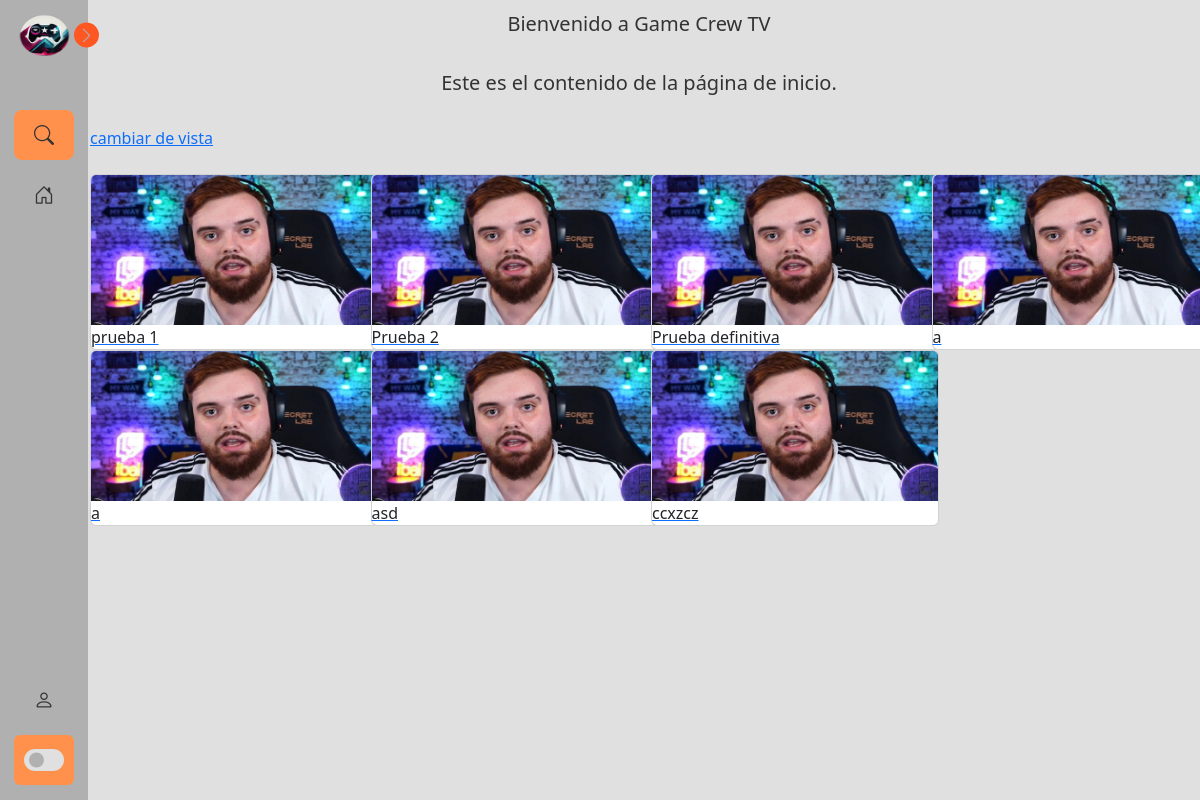
The app's page /, older data.
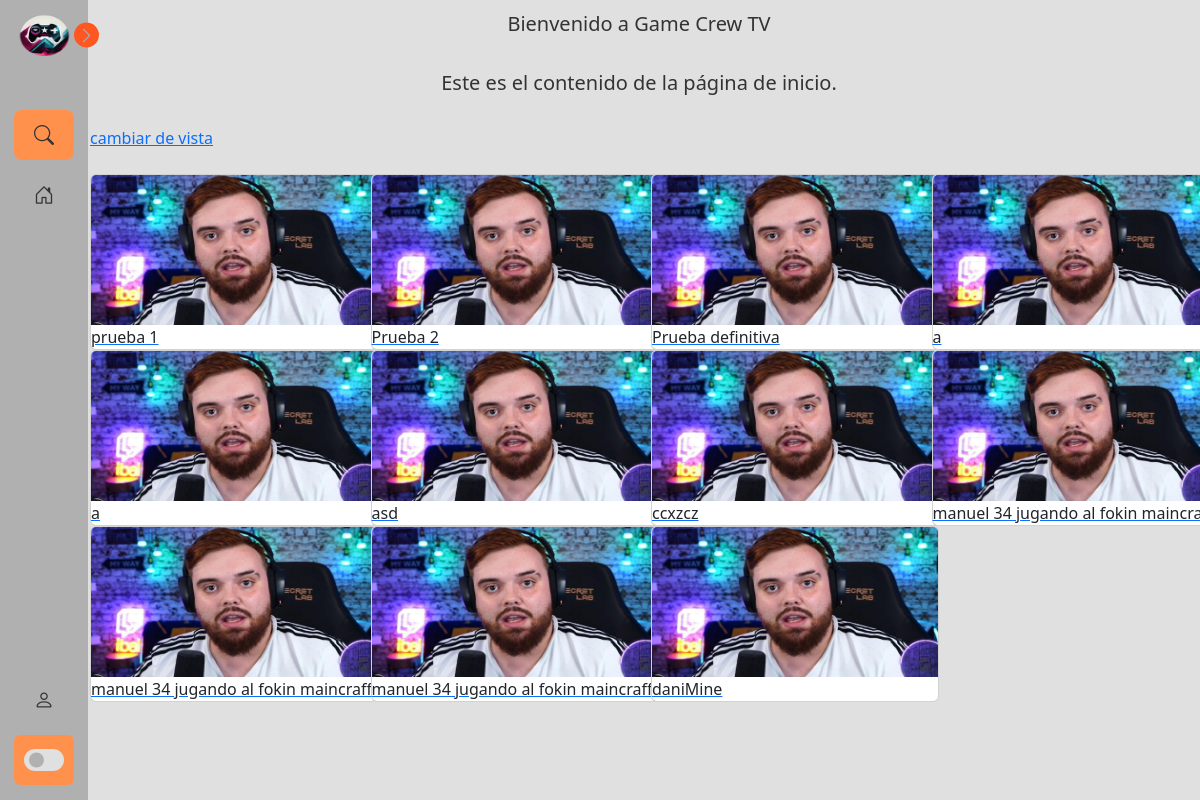
The same page, newer data.
### app/tvapp/models.py (models this page shows, shortened)
class Sala(models.Model):
    nombreSala = models.CharField(max_length=100)  # Puedes ajustar la longitud máxima según tus necesidades

### app/tvapp/views.py (the view)
# urls.py: path('', views.inicio),
def inicio(request):
    salas =  Sala.objects.all()
    num_items = len(salas)
    salas_nombreSala = Sala.objects.filter(nombreSala = 2)
    return render(request, 'inicio.html', {"nomSala":salas, "nom_Sala":salas_nombreSala,"numitems":num_items})

### app/tvapp/templates/inicio.html (shortened to what this page needs)
{% extends 'baseInicio.html' %}
{% load static %}
{% block head %}
<link rel="stylesheet" href="{% static 'css/inicio.css' %}">
{% endblock %}
{% block content %}
    <div class="container">
        <h2 class="text">Bienvenido a Game Crew TV</h2>
        <p  class="text">Este es el contenido de la página de inicio.</p>
        <a href="formuSala">cambiar de vista</a>
    </div>
    <br>
    <div class="container">
        <div class="row">
            {% for s in nomSala %}
            <div class="col-md-3">
                <a href="streamViewer" >
                    <div class="card" style="width: 18rem;">
                        <img src="static/img/ibai.jpg" class="card-img-top custom-card-img" alt="...">
                        <div class="card_body">
                            <p class="card-text" data-nombre-sala="{{ s.nombreSala }}">{{ s.nombreSala }}</p>
                        </div>
                    </div>
                </a>
            </div>
             {% endfor %}
    </div>
{% endblock %}

### app/tvapp/templates/baseInicio.html (shortened to what this page needs)
{% load static %}
<!DOCTYPE html>
<html lang="es">
<head>
  <link href="https://cdn.jsdelivr.net/npm/bootstrap@5.3.0-alpha3/dist/css/bootstrap.min.css" rel="stylesheet"
>
  <link rel="stylesheet" href="https://cdn.jsdelivr.net/npm/bootstrap-icons@1.10.5/font/bootstrap-icons.css">
  <link href='https://unpkg.com/boxicons@2.1.4/css/boxicons.min.css' rel='stylesheet'>
  <link rel="stylesheet" type="text/css" href="{% static 'css/StyleNavbar.css' %}">
  {% block head %}
  {% endblock %}
</head>
<body>
  <nav class="sidebar close">
    <header>
        <div class="image-text">
            <span class="image">
                <img id="plant" src="{% static 'img/logo.png' %}" alt="">
            </span>
        </div>
<i class="bi bi-chevron-right toggle"></i>
    </header>
    <div class="menu-bar">
        <div class="menu">
            <li class="search-box">
                <i id="icon" class="bi bi-search"></i>
            </li>
                <li class="nav-link">
                    <a class="" href="inicio">
                        <i id="icon" class="bi bi-house-door"></i>
                    </a>
                </li>
        </div>
        <div class="bottom-content">
          <li class="">
              {% if user.is_authenticated %}
                <a href="perfil">
                  <i id="icon" class="bi bi-person"></i>
                  <span class="text nav-text">¡Hola, {{ user.username }}!</span>
                </a>
              {% else %}
                  <a href="login_registro">
                      <i id="icon" class="bi bi-person"></i>
                  </a>
              {% endif %}
          </li>
            <li class="mode">
                <div class="toggle-switch">
                    <span class="switch"></span>
                </div>
            </li>
        </div>
    </div>
  </nav>
  <section class="home">
    {% block content %}
    {% endblock %}
  </section>
</body>
</html>

### app/tvapp/static/css/styleNavbar.css (style rules this page uses)
:root { --body-color: #e0e0e0; --sidebar-color: #b0b0b0; --primary-color: #ff5722; --primary-color-light: #ff914d; --toggle-color: #e0e0e0; --text-color: #333333; --tran-03: all 0.2s ease; --tran-03: all 0.3s ease; --tran-04: all 0.3s ease; --tran-05: all 0.3s ease; }
body { min-height: 100vh; background-color: var(--body-color); transition: var(--tran-05); }
.sidebar { position: fixed; top: 0; left: 0; height: 100%; width: 250px; padding: 10px 14px; background: var(--sidebar-color); transition: var(--tran-05); z-index: 100; }
.sidebar.close { width: 88px; }
.sidebar li { height: 50px; list-style: none; display: flex; align-items: center; margin-top: 10px; }
.sidebar header .image, .sidebar #icon { min-width: 60px; border-radius: 6px; }
.sidebar #icon { min-width: 60px; border-radius: 6px; height: 100%; display: flex; align-items: center; justify-content: center; font-size: 20px; }
.sidebar .text, .sidebar #icon { color: var(--text-color); transition: var(--tran-03); }
.sidebar { font-size: 17px; font-weight: 500; white-space: nowrap; opacity: 1; }
.sidebar header { position: relative; }
.sidebar header .image-text { display: flex; align-items: center; }
.sidebar header .image { display: flex; align-items: center; justify-content: center; }
.sidebar header .image img { width: 40px; border-radius: 6px; }
.sidebar header .toggle { position: absolute; top: 50%; right: -25px; transform: translateY(-50%) rotate(180deg); height: 25px; width: 25px; background-color: var(--primary-color); color: var(--sidebar-color); border-radius: 50%; display: flex; align-items: center; justify-content: center; size: 22px; cursor: pointer; transition: var(--tran-05); }
.sidebar .toggle { height: 25px; width: 25px; }
.sidebar.close .toggle { transform: translateY(-50%) rotate(0deg); }
.sidebar .menu { margin-top: 40px; }
.sidebar li.search-box { border-radius: 8px; background-color: var(--primary-color-light); cursor: pointer; transition: var(--tran-05); }
.sidebar li a { list-style: none; height: 100%; background-color: transparent; display: flex; align-items: center; height: 100%; width: 100%; border-radius: 6px; text-decoration: none; transition: var(--tran-03); }
.sidebar .menu-bar { height: calc(100% - 55px); display: flex; flex-direction: column; justify-content: space-between; overflow-y: scroll; }
.sidebar .menu-bar .mode { border-radius: 6px; background-color: var(--primary-color-light); position: relative; transition: var(--tran-05); }
.menu-bar .bottom-content .toggle-switch { position: absolute; right: 0; height: 100%; min-width: 60px; display: flex; align-items: center; justify-content: center; border-radius: 6px; cursor: pointer; }
.toggle-switch .switch { position: relative; height: 22px; width: 40px; border-radius: 25px; background-color: var(--toggle-color); transition: var(--tran-05); }
.switch::before { content: ''; position: absolute; height: 15px; width: 15px; border-radius: 50%; top: 50%; left: 5px; transform: translateY(-50%); background-color: var(--sidebar-color); transition: var(--tran-04); }
.home { position: absolute; top: 0; top: 0; left: 250px; height: 100vh; width: calc(100% - 250px); background-color: var(--body-color); transition: var(--tran-05); }
.home .text { font-size: 20px; font-weight: 500; color: var(--text-color); padding: 12px 60px; display: flex; justify-content: center; }
.sidebar.close ~ .home { left: 78px; height: 100vh; width: calc(100% - 78px); }
#plant { height: 50px; width: 60px; }

### app/tvapp/static/css/inicio.css (style rules this page uses)
img { width: 250px; height: 150px; }

Row changes from the older to the newer data that the page shows:
added Sala: nombreSala "manuel 34 jugando al fokin…"
added Sala: nombreSala "manuel 34 jugando al fokin maincraff"
added Sala: nombreSala "manuel 34 jugando al fokin maincraff"
added Sala: nombreSala "daniMine"
